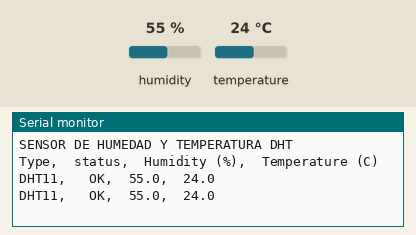
Recording of a sketch running on a simulated Arduino Uno, built with avr-gcc and run on an emulated ATmega328P. Parts: the last lines printed to the serial monitor. Wiring (inferred from the names in the program): DHT11 sensor: data pin 7. The inputs (shaded band) are chosen by the test bench; at power-on: humidity 55 %, temperature 24 °C.

Above: at 2.8 s.
2.9 s: humidity set to 22 %
At 5.1 s:
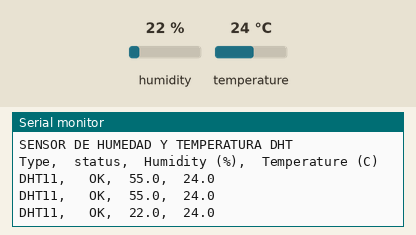
5.6 s: temperature set to 12 °C
At 7.4 s:
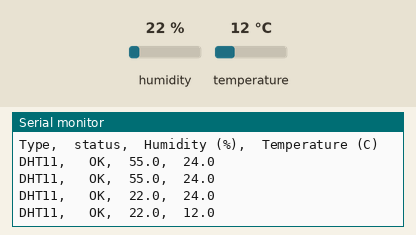
8.3 s: humidity set to 40 %
At 10.9 s:
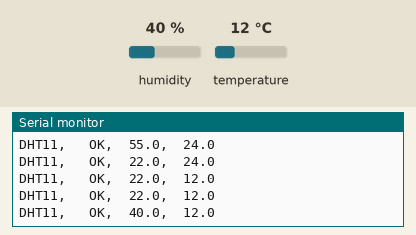
Timing chart, 0 to 12.4 s (numbered marks = the images above; inputs shaded):
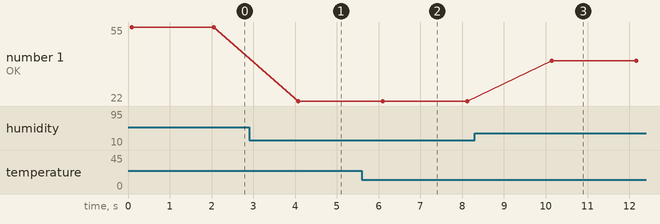

Measured:
- after the input at 2.9 s, the serial monitor: prints a new line after 1.2 s (image 1)
- after the input at 5.6 s, the serial monitor: prints a new line after 0.50 s (image 2)
- after the input at 8.3 s, the serial monitor: prints a new line after 1.8 s (image 3)
- plotted number 1: 55 → 22 after the input at 2.9 s, 22 → 40 after the input at 8.3 s

The sketch:

dht11_1.ino
```cpp
#include <dht.h>

dht DHT;

#define DHT11_PIN 7

void setup()
{

  Serial.begin(9600);
  Serial.println("SENSOR DE HUMEDAD Y TEMPERATURA DHT ");
  Serial.println();
  Serial.println("Type,\tstatus,\tHumidity (%),\tTemperature (C)");
}

void loop()
{
   // READ DATA
    Serial.print("DHT11, \t");
    int chk = DHT.read11(DHT11_PIN);

    if(chk == DHTLIB_OK)
    {
      Serial.print("OK,\t");
      Serial.print(DHT.humidity, 1);
      Serial.print(",\t");
      Serial.println(DHT.temperature, 1);
    }
    else
    {
        Serial.println("ERROR AL LEER LA HUMEDAD");
    }

 delay(2000);
}
```
